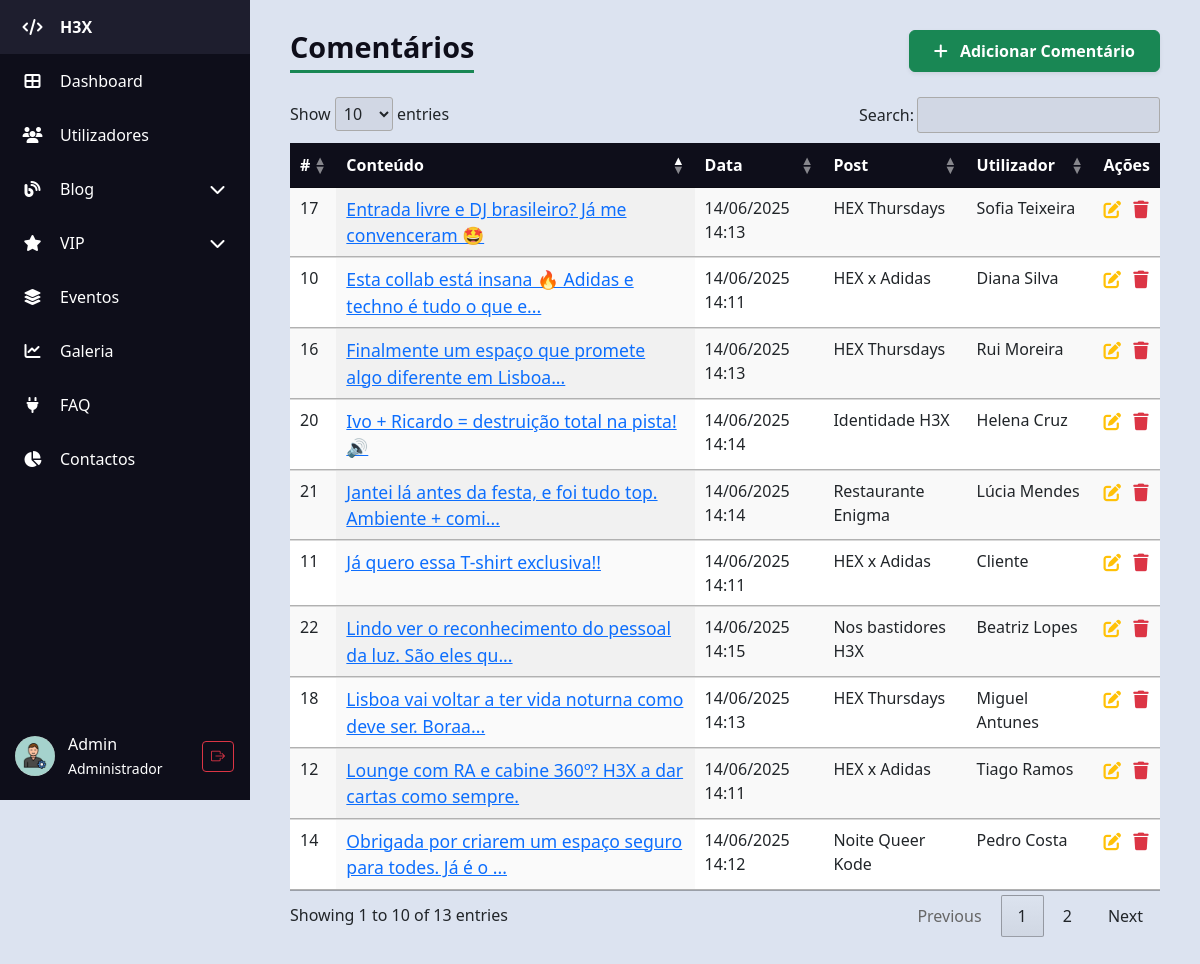
The page /H3X/admin/admin_comentarios.php (signed in) on the database as committed earlier.
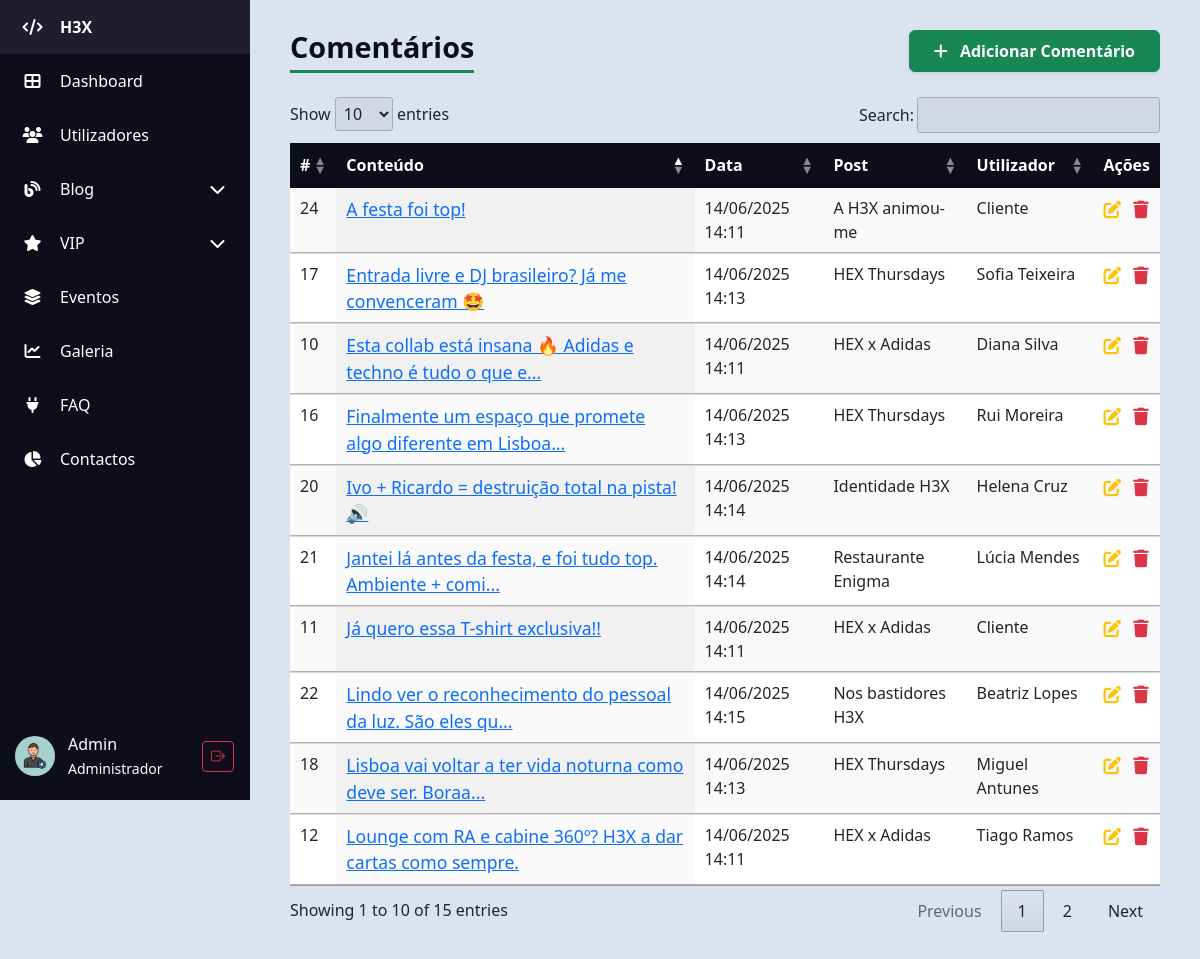
The same page on the database as committed later.
### tables this page shows
CREATE TABLE IF NOT EXISTS `comentarios` (
  `id` int unsigned NOT NULL AUTO_INCREMENT,
  `conteudo` text NOT NULL,
  `data_criacao` datetime DEFAULT CURRENT_TIMESTAMP,
  `id_post` int unsigned NOT NULL,
  `id_utilizador` int unsigned NOT NULL,
  PRIMARY KEY (`id`),
  KEY `id_post` (`id_post`),
  KEY `id_utilizador` (`id_utilizador`),
  CONSTRAINT `comentarios_ibfk_1` FOREIGN KEY (`id_post`) REFERENCES `posts` (`id`),
  CONSTRAINT `comentarios_ibfk_2` FOREIGN KEY (`id_utilizador`) REFERENCES `utilizadores` (`id`)
);

CREATE TABLE IF NOT EXISTS `posts` (
  `id` int unsigned NOT NULL AUTO_INCREMENT,
  `titulo` varchar(50) NOT NULL,
  `conteudo` text NOT NULL,
  `data_criacao` datetime DEFAULT CURRENT_TIMESTAMP,
  `aprovado` tinyint(1) DEFAULT '0',
  `id_utilizador` int unsigned NOT NULL,
  `id_categoria` int unsigned NOT NULL,
  `imagem` varchar(255) DEFAULT NULL,
  PRIMARY KEY (`id`),
  KEY `id_utilizador` (`id_utilizador`),
  KEY `id_categoria` (`id_categoria`),
  CONSTRAINT `posts_ibfk_1` FOREIGN KEY (`id_utilizador`) REFERENCES `utilizadores` (`id`),
  CONSTRAINT `posts_ibfk_2` FOREIGN KEY (`id_categoria`) REFERENCES `categorias_posts` (`id`)
);

CREATE TABLE IF NOT EXISTS `utilizadores` (
  `id` int unsigned NOT NULL AUTO_INCREMENT,
  `nome` varchar(100) NOT NULL,
  `email` varchar(100) NOT NULL,
  `telefone` varchar(9) NOT NULL,
  `pass` varchar(255) NOT NULL,
  `data_nascimento` date NOT NULL,
  `tipo` enum('c','f','a') NOT NULL DEFAULT 'c',
  `estado` enum('a','d') NOT NULL DEFAULT 'd',
  `ultima_atividade` timestamp NULL DEFAULT CURRENT_TIMESTAMP ON UPDATE CURRENT_TIMESTAMP,
  `foto` varchar(255) DEFAULT NULL,
  PRIMARY KEY (`id`),
  UNIQUE KEY `email` (`email`)
);

### H3X/admin/admin_comentarios.php (the view, shortened to what this page needs)
<?php
require_once "../db_config.php";
?>
<?php require 'partials/header.php'; ?>
<body>
    <div class="d-flex">
        <?php require 'partials/sidebar.php'; ?>
        <div class="content">
            <div class="d-flex justify-content-between align-items-center mb-4">
                <h1 class="table-title m-0">Comentários</h1>
                <div>
                    <a href="admin_comentarios_create.php" class="btn btn-success shadow-sm px-4 py-2 fw-semibold">
                        <i class="fas fa-plus me-2"></i> Adicionar Comentário
                    </a>
                </div>
            </div>
            <?php
            $sql = "SELECT
                        c.id, c.conteudo, c.data_criacao,
                        p.titulo AS titulo_post,
                        u.nome AS nome_utilizador
                    FROM comentarios c
                    LEFT JOIN posts p ON c.id_post = p.id
                    LEFT JOIN utilizadores u ON c.id_utilizador = u.id
                    ORDER BY c.data_criacao DESC";
            $result = $conn->query($sql);
            ?>
            <?php if ($result && $result->num_rows > 0): ?>
                <table id="comentariosTable" class="display table table-striped table-hover" style="width:100%">
                    <thead>
                        <tr>
                            <th>#</th>
                            <th>Conteúdo</th>
                            <th>Data</th>
                            <th>Post</th>
                            <th>Utilizador</th>
                            <th>Ações</th>
                        </tr>
                    </thead>
                    <tbody>
                        <?php while ($comentario = $result->fetch_object()):
                            $id = $comentario->id;
                            $conteudo_resumido = mb_strimwidth($comentario->conteudo, 0, 60, '...');
                            ?>
                            <tr>
                                <td><?= $id ?></td>
                                <td>
                                    <a href="#" data-bs-toggle="modal" data-bs-target="#conteudoModal<?= $id ?>">
                                        <?= trim($conteudo_resumido) ?>
                                    </a>
                                </td>
                                <td><?= date('d/m/Y H:i', strtotime($comentario->data_criacao)) ?></td>
                                <td><?= trim($comentario->titulo_post ?? 'Desconhecido') ?></td>
                                <td><?= trim($comentario->nome_utilizador ?? 'Anónimo') ?></td>
                                <td>
                                    <a href="admin_comentarios_edit.php?id=<?= urlencode($id) ?>" title="Editar"><i
                                            class="fas fa-pen-to-square text-warning"></i></a>
                                    <a href="#" data-bs-toggle="modal" data-bs-target="#deleteModal<?= $id ?>" title="Apagar"
                                        class="ms-2">
                                        <i class="fas fa-trash text-danger"></i>
                                    </a>
                                </td>
                            </tr>
                        <?php endwhile; ?>
                    </tbody>
                </table>
            <?php else: ?>
                <p class="alert alert-warning">Sem comentários encontrados.</p>
            <?php endif; ?>
        </div>
    </div>
    <?php
    require 'partials/footer.php'; ?>
</body>
</html>

Rows that differ between the two databases and show on the page:
no longer on this page (row unchanged): comentarios: id "14", conteudo "Obrigada por criarem um espaço seguro para todes. Já é o ...", data_criacao "14/06/2025 14:12", id_post.titulo "Noite Queer Kode", id_utilizador.nome "Pedro Costa"
added comentarios: id "24", conteudo "A festa foi top!", data_criacao "14/06/2025 14:11", id_post.titulo "A H3X animou-me", id_utilizador.nome "Cliente"
Other text that changed with them:
text written by a page script: "Show entries Search: Showing 1 to 10 of 13 entries Previous 1 2 Next" → "Show entries Search: Showing 1 to 10 of 15 entries Previous 1 2 Next"
